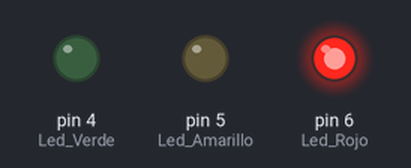
A sketch run on a simulated Arduino Uno, built with avr-gcc and run on an emulated ATmega328P. Parts: output pins drawn as LEDs (lit = HIGH).

Above: at 0.5 s.
At 1.5 s:
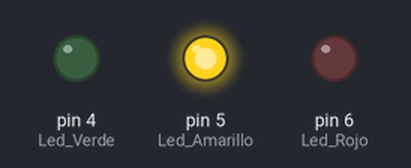
At 5.5 s:
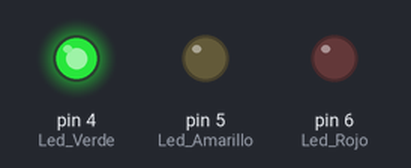
Timing chart, 0 to 6.9 s (numbered marks = the images above):
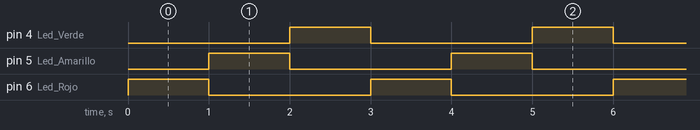

The sketch:

Semaforo.ino
```cpp
int Led_Rojo = 6;
int Led_Amarillo = 5;
int Led_Verde = 4;
int tiempo = 1000;

void setup() {

  pinMode(Led_Rojo, OUTPUT);
  pinMode(Led_Amarillo, OUTPUT);
  pinMode(Led_Verde, OUTPUT);

  digitalWrite(Led_Rojo, LOW);
  digitalWrite(Led_Amarillo, LOW);
  digitalWrite(Led_Verde, LOW);
}

void loop() {

  digitalWrite(Led_Rojo, HIGH);
  delay(tiempo);
  digitalWrite(Led_Rojo, LOW);
  digitalWrite(Led_Amarillo, HIGH);
  delay(tiempo);
  digitalWrite(Led_Amarillo, LOW);
  digitalWrite(Led_Verde, HIGH);
  delay(tiempo);
  digitalWrite(Led_Verde, LOW);
}
```

Measured:
- by itself, pin 4 (Led_Verde), pin 5 (Led_Amarillo), pin 6 (Led_Rojo): alternates HIGH for 1.0 s and LOW for 2.0 s
- by itself, everything shown: repeats every 3.0 s, in 4 steps
